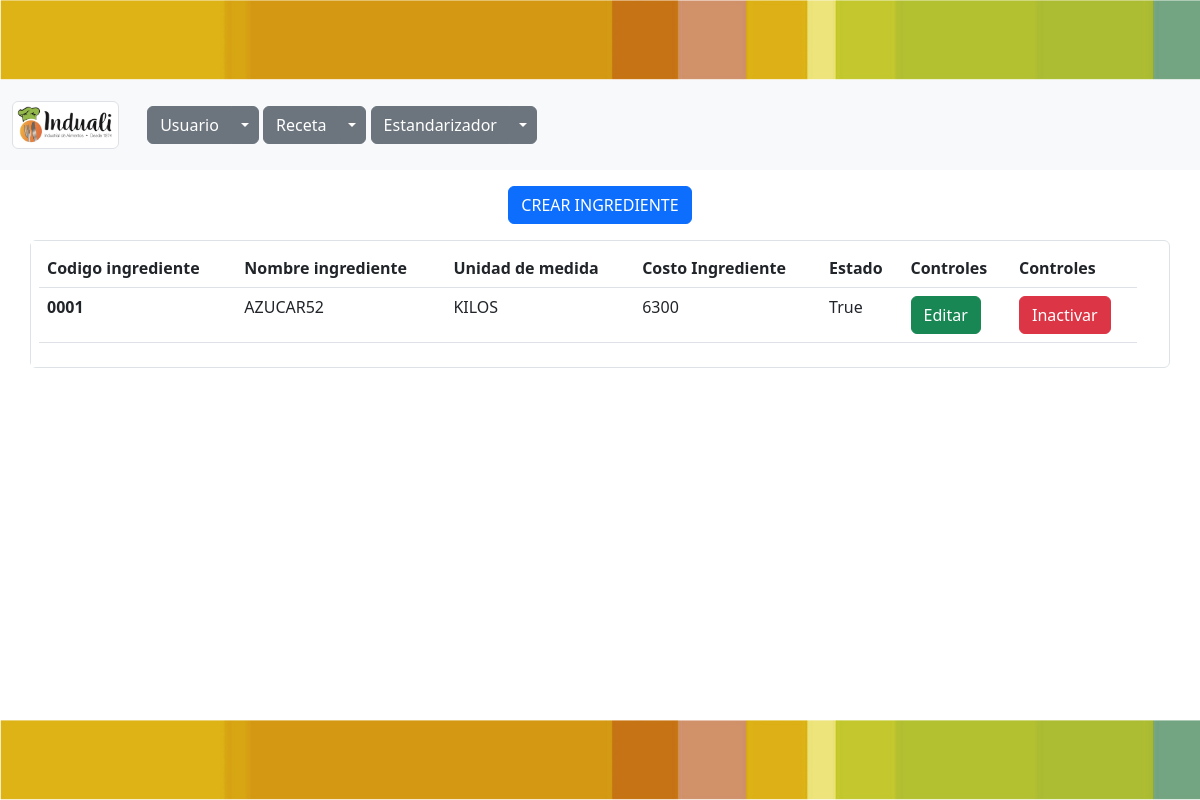
/ingrediente/, run on an earlier commit of the app's database.
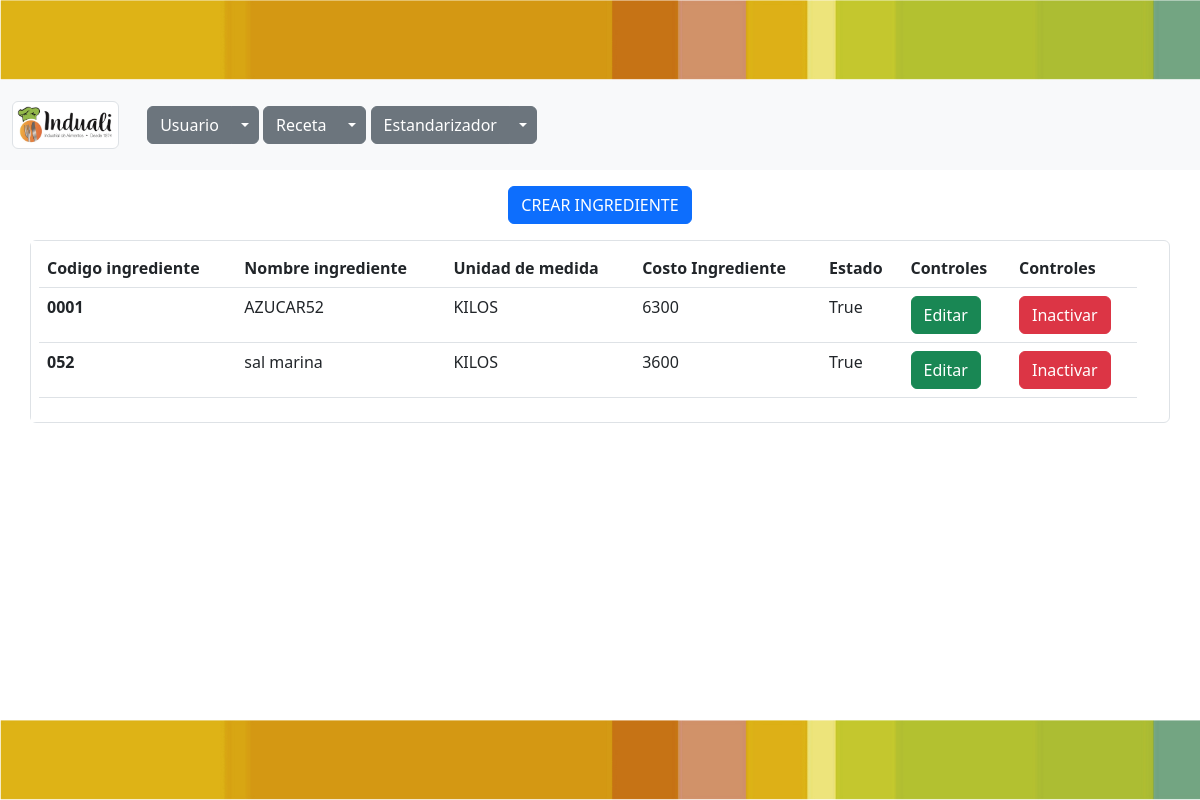
And on a later commit of the database.
### ingrediente/models.py (models this page shows, shortened)
class Ingrediente (models.Model):
    codIngrediente=models.CharField(max_length=50, verbose_name="Codigo Ingrediente")
    nomIngrediente=models.CharField(max_length=50, verbose_name="Nombre Ingrediente")
    unidadMedida=models.CharField(max_length=50, verbose_name="Unidad de Medida")
    costoIngrediente=models.CharField(max_length=50, verbose_name="Costo Ingrediente")
    estado = models.BooleanField (default=True,verbose_name="Estado")
    class Meta:
        verbose_name = "Ingrediente"
        verbose_name_plural = "Ingredientes"

### ingrediente/views.py (the view)
# urls.py: path('ingrediente/', include('ingrediente.urls')),
def ingrediente(request):
    ingrediente = Ingrediente.objects.all()
    return render(request, 'ingrediente/ingrediente.html', {'ingrediente': ingrediente})

### base/templates/ingrediente/ingrediente.html (shortened to what this page needs)
{% extends 'partials/body.html' %}
{% block contenido %}
<center>
  <form class="form-inline my-3 my-lg-3">
    <a href="{% url 'ingrediente-crear'%}" class="btn btn-primary"> CREAR INGREDIENTE
    </a>
  </form>
</center>
<section class="col-lg-12 table">
  <div class="container-text-center bg-white text-dark row g-6 border rounded">
    <div class="row align-items-start">
      <div class="col-12 table-responsive">
        <table class="table" id="tabla-general">
          <thead class="thead-dark">
            <tr>
              <th scope="col">Codigo ingrediente</th>
              <th scope="col">Nombre ingrediente</th>
              <th scope="col">Unidad de medida</th>
              <th scope="col">Costo Ingrediente</th>
              <th scope="col">Estado</th>
              <th scope="col">Controles</th>
              <th scope="col">Controles</th>
            </tr>
          </thead>
          <tbody id="tblIngredientes">
            {% for items in ingrediente%}
            {% if items.estado == True %}
            <tr>
              <th scope="row">{{items.codIngrediente}}</th>
              <td>{{items.nomIngrediente}}</td>
              <td>{{items.unidadMedida}}</td>
              <td>{{items.costoIngrediente}}</td>
              <td>{{items.estado}}</td>
              <td>
                <button type="button" class="btn btn-success" data-bs-toggle="modal" data-bs-target="#exampleModal">
                  Editar
                </button>
              </td>
              <td>
                <button type="button" class="btn btn-danger" data-bs-toggle="modal" data-bs-target="#InactivarModal">
                  Inactivar
                </button>
              </td>
            </tr>
            {% endif %}
            {% endfor %}
          </tbody>
        </table>
      </div>
    </div>
  </div>
</section>
{% endblock contenido %}

What changed in the data, as far as the page shows it:
added Ingrediente: codIngrediente "052", nomIngrediente "sal marina", unidadMedida "KILOS", costoIngrediente "3600", estado "True"
